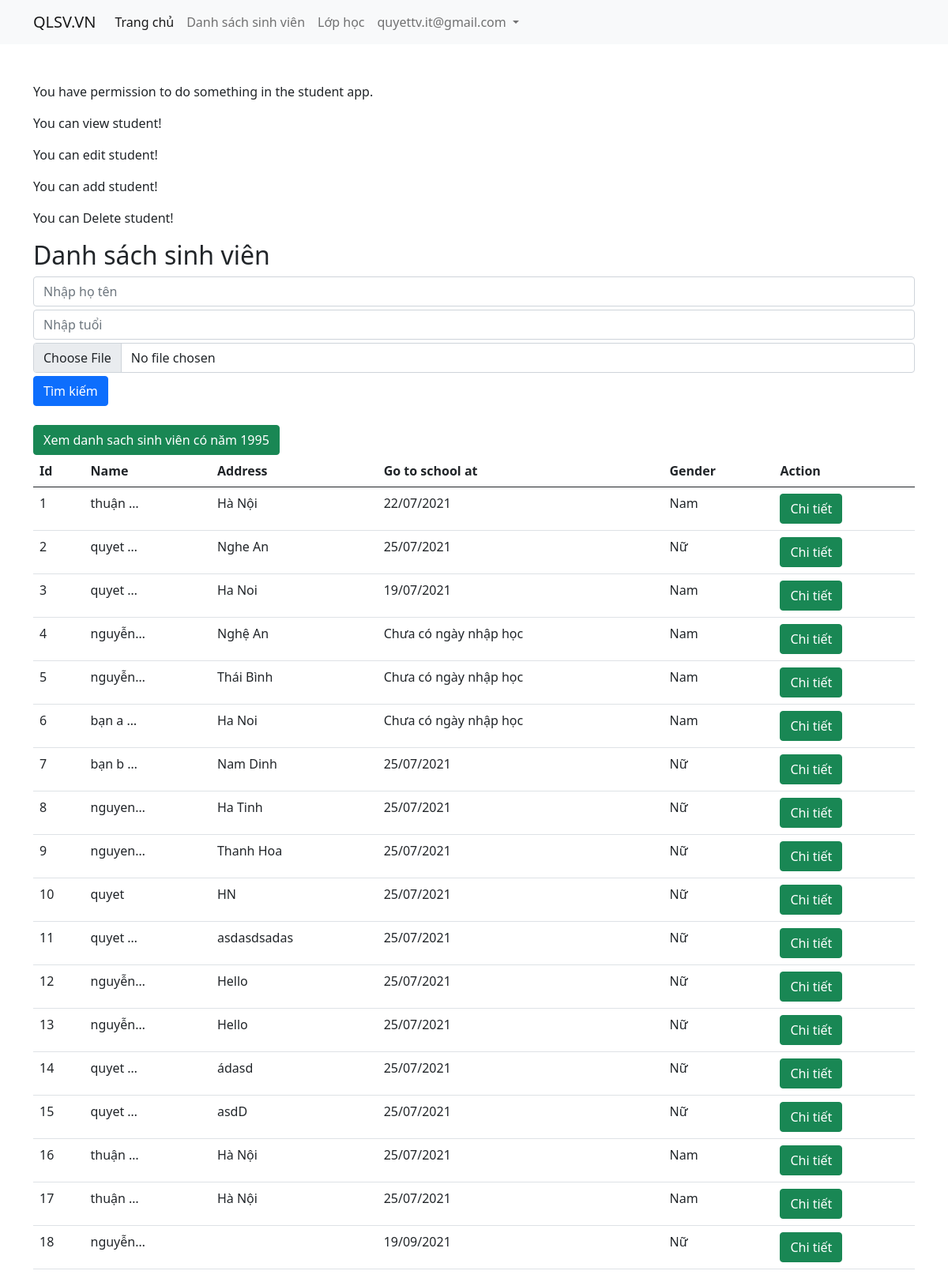
The app's page /sinhvien/ (signed in), older data.
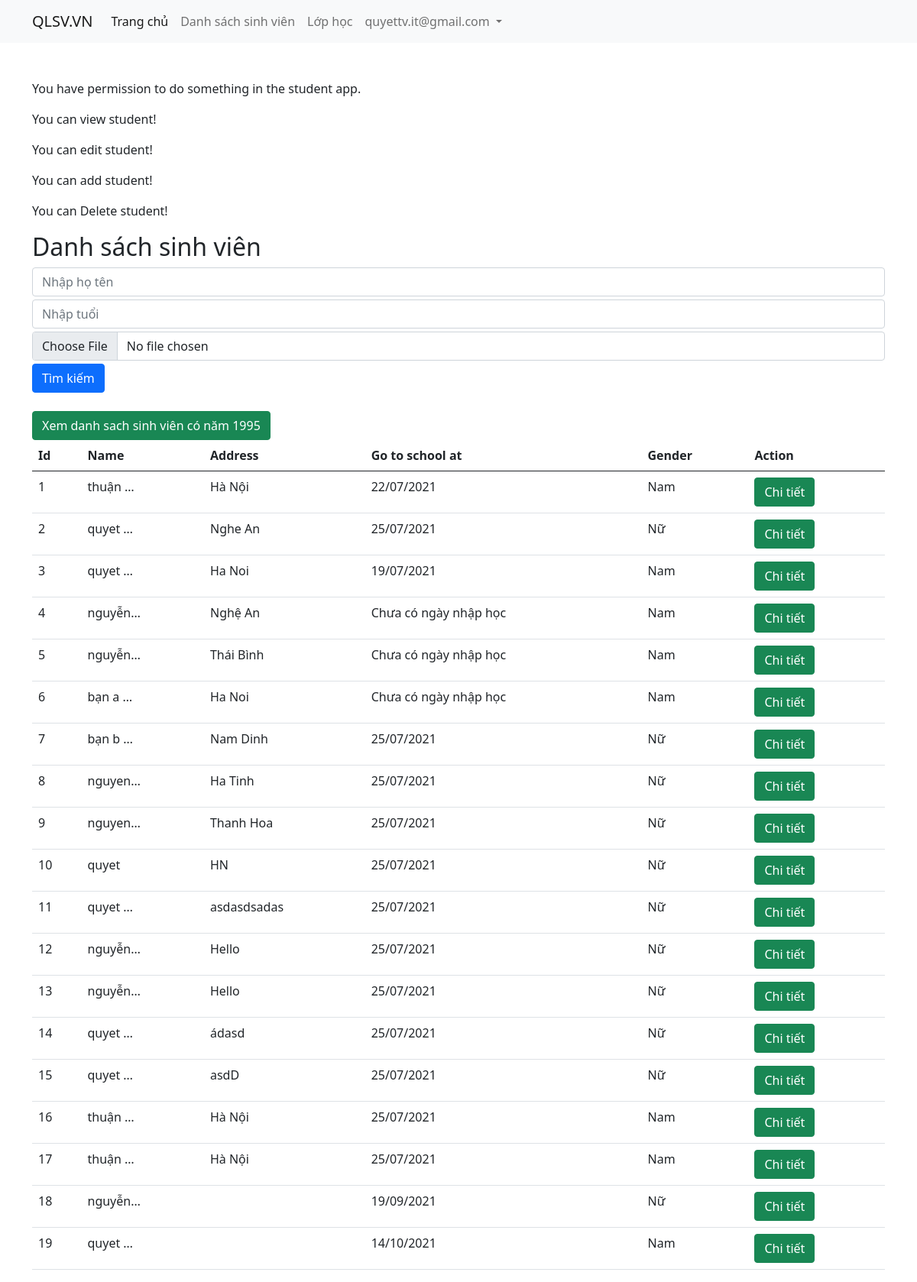
The same page, newer data.
### students/models.py (models this page shows, shortened)
class Student(models.Model):
    class Meta:
        permissions = [
            ("change_task_status", "Can change the status of tasks"),
            ("close_task", "Can remove a task by setting its status as closed"),
            ("grade_latest_exam_score", "Cập nhật điểm đồ án tốt nghiệp"),
        ]
    id = models.BigAutoField(primary_key=True)
    class_model = models.ForeignKey(ClassModel, on_delete=models.DO_NOTHING)
    name = models.CharField(max_length=200, help_text="Tên sinh viên, ví dụ:  Nguyễn Văn A")
    gender = models.IntegerField(choices=GenderChoices.choices)
    address = models.TextField()
    student_code = models.CharField(max_length=200)
    is_paid = models.BooleanField(default=False)
    go_to_school_at = models.DateField(null=True)
    skills = models.ManyToManyField(Skill, verbose_name="Danh sách Kỹ năng")
    subjects = models.ManyToManyField(Subject, through='SubjectRegistration')
    profile = models.OneToOneField(Profile, on_delete=models.CASCADE, null=True)

### students/views.py (the view)
# urls.py: path('', views.index), #Home page/
@login_required(login_url="/admin/login/", redirect_field_name="chuyen_huong")
def index(request):
    if (request.user.is_authenticated):
        print(request.user.username)
        print(request.user.email)
    else:
        print('User is not login')
    hoten  = request.POST.get('hoten', '')
    students = Student.objects.filter(name__icontains=hoten)
    data = {
        'students': students,
        'hoten': hoten,
        'genderMeta': {
            1: "Nam",
            2: "Nữ",
        }
    }
    return render(request, 'students/index.html', data)

### students/converters.py (called while the page is built)
  def to_url(self, value):
    return str(value - 1);

### students/templates/students/index.html (shortened to what this page needs)
{% extends 'students/base.html' %}
{% load humanize %}
{% block content %}
  {% if perms.students %}
      <p>You have permission to do something in the student app.</p>
      {% if perms.students.view_student %}
          <p>You can view student!</p>
      {% endif %}
      {% if perms.students.change_student %}
          <p>You can edit student!</p>
      {% endif %}
      {% if perms.students.add_student %}
          <p>You can add student!</p>
      {% endif %}
      {% if perms.students.delete_student %}
          <p>You can Delete student!</p>
      {% endif %}
  {% else %}
      <p>You don't have permission to do anything in the student app.</p>
  {% endif %}
      <h2>Danh sách sinh viên</h2>
      <form action="" enctype="multipart/form-data" method="POST" class="mb-4">
        <div class="form-group mb-1">
          <input type="text" name="hoten" class="form-control" placeholder="Nhập họ tên" value="{{ hoten }}">
        </div>
        <div class="form-group mb-1">
          <input type="text" name="tuoi" class="form-control" placeholder="Nhập tuổi">
        </div>
        <div class="form-group mb-1">
          <input type="file" name="image" class="form-control">
        </div>
        <button type="submit" class="btn btn-primary">Tìm kiếm</button>
      </form>
      <a href="{% url 'student:student-in-class-by-year' year=1995 %}" class="btn btn-success">Xem danh sach sinh viên có năm 1995</a>
      <table class="table">
        <thead>
          <tr>
            <th scope="col">Id</th>
            <th scope="col">Name</th>
            <th scope="col">Address</th>
            <th scope="col">Go to school at</th>
            <th scope="col">Gender</th>
            <th scope="col">Action</th>
          </tr>
        </thead>
        <tbody>
          {% for student in students %}
            <tr>
                <td>{{ student.id }}</td>
                <td>{{ student.name|title|lower|truncatechars:7 }}</td>
                <td>{{ student.address }}</td>
                <td>{{ student.go_to_school_at|date:'d/m/Y'|default:"Chưa có ngày nhập học" }}</td>
                <td>
                    {% if student.gender == 1 %}
                        Nam
                    {% else %}
                        Nữ
                    {% endif %}
                </td>
                <td>
                  {% if perms.students.change_student %}
                    <a href="{% url 'student:show' student_id=student.id %}" class="btn btn-success">Chi tiết</a>
                  {% endif %}
                </td>
            </tr>
          {% empty %}
          <tr>
            <td colspan="5">Không có sinh viên hợp lệ</td>
          </tr>
          {% endfor %}
        </tbody>
      </table>
{% endblock content %}

Row changes from the older to the newer data that the page shows:
added Student: id "19", name "quyet …", go_to_school_at "14/10/2021", gender "Nam"
